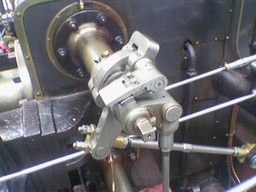
#> input picture Assignment1/valve.png, 256 x 192 px, shrunk from 640 x 480 before the run
$ jupyter execute VIC2018_Assignment1.ipynb   (shell and % lines are left out)
#> lines starting #> are read from the running program, lines starting #| are printed output that depends on the picture
# MA3315: Introduction to Visual Computing
## Assignment 1

##### Student Name: Ayush K. Rai

This assignment has two problems.

Let us load the required libraries first.

[cell 1]
from __future__ import print_function
import cv2
import numpy as np
from PIL import Image
import matplotlib.pyplot as plt
from scipy.ndimage.filters import gaussian_filter, convolve
import random
import sys

## 1. The Canny edge detector

For the first problem, we will implement our own Canny edge detector. Recall that the Canny edge detector consists of the following steps:
* Smoothing the image using a Gaussian filter
* Computing the gradient of the image&mdash;magnitude and direction&mdash;using the Sobel operator
* Non-maximum suppression using the gradient's magnitude and direction
* Double thresholding
* Edge connectivity using hysterisis

#### 1.A Smoothing

This standard smoothing operation can be implemented using the `gaussian_filter` function found in `sklearn.ndimage`.
Alternatively, you can use the following Gaussian filter:

`G = np.array([[2, 4,  5,  2,  2],
               [4, 9,  12, 9,  4],
               [5, 12, 15, 12, 5],
               [4, 9,  12, 9,  4],
               [2, 4,  5,  4,  2]]) / 156;`

#### 1.B Gradients

Use the Sobel operators to compute $g_x$ and $g_y$. The magnitude and direction of the gradient can be computed as
$\sqrt{g_x^2 + g_y^2}$, and $\arctan\left(\frac{g_y}{g_x}\right)$

#### 1.C Non-maximum suppression

We will take a simplistic approach to non-maximum suppression. First, we quantise the gradient directions into four values&mdash;$0$, $\frac{\pi}{4}$, $\frac{\pi}{2}$, and $\frac{3\pi}{4}$. Next, we suppress gradients at all points that are not greater than the two neighbours found when moving in the direction perpendicular to the edge.

#### 1.D Doule thresholding

Double thresholding can be implemented by fixing two thresholds, `lo` and `hi`. Accordingly, we will have two *levels* of gradient magnitudes&mdash;*weak* and *strong*. Pixels where the magnitude of the gradient is greater than high will be designated *strong* points, while those where it lies between `lo` and `high` will be designated *weak*.

#### 1.E Edge connectivity

Finally, we decide on edge connectivity as follows:
* All pixels with strong gradients belong to edges, termed *definite edges*.
* All pixels with weak gradients belong to edges only if they are connected to definite edges.

Given below is a template for the Canny edge detector. Your task is to complete this function, and write any supporting functions necessary. You are, of course, free to diverge from this template, if you so wish.

[cell 2]
def canny_edge_detector(img, thresh_lo, thresh_hi):
    """
    The Canny edge detector.

    Inputs:
        img              The input image
        thresh_lo        The fraction of the maximum gradient magnitude which will
                         be considered the lo threshold.
        thresh_hi        The fraction of the maximum gradient magnitude which will
                         be considered the hi threshold. Ideally should be 2x to 3x
                         thresh_lo.

    Outputs:
        edge_img         A binary image, with pixels lying on edges marked with a 1,
                         and others with a 0.
    """
    # Smooth the image first.
    smoothed = gaussian_smoothing(img)

    # Find gradient magnitude and direction
    g_magnitude, g_dir_Quantized = gradient(smoothed)

    # Non-maximum suppression
    g_max = non_maximum_suppression(g_magnitude, g_dir_Quantized)

    # Double thresholding
    thresh_img, strongEdges  = double_thresholding(g_max,thresh_lo,thresh_hi)

    # Final edge connectivity
    edge_img  = connectivity(thresh_img,strongEdges)

    # Return the result
    return edge_img

def gaussian_smoothing(img):
    #Using Gaussian blur to reduce noise in the Image
    out_img = gaussian_filter(img,sigma=3)
    return out_img

def gradient(img):
    #Using Sobel Filters to get horizontal and vertical gradients of the Image
    sobel_horz_filter = np.array([[-1,0,1],[-2,0,2],[-1,0,1]])
    sobel_vert_filter = np.array([[1,2,1],[0,0,0],[-1,-2,-1]])

    img_horz_grad = convolve(img,sobel_horz_filter)
    img_vert_grad = convolve(img,sobel_vert_filter)

    grad_magnitude = np.power(np.power(img_horz_grad, 2.0) + np.power(img_vert_grad, 2.0), 0.5)
    grad_direction = np.arctan2(img_vert_grad, img_horz_grad)
    grad_direction_quantized = (np.round(grad_direction * (4.0 / np.pi))) % 4

    # [8 lines of commented-out code are left out]

    return grad_magnitude, grad_direction_quantized

def non_maximum_suppression(g_magnitude,g_dir):
    g_suppressed = g_magnitude.copy()
    for row in range(g_magnitude.shape[0]):
        for col in range(g_magnitude.shape[1]):

            #Suppressing the pixel values at the image edge
            if row == 0 or row == g_magnitude.shape[0]-1 or col == 0 or col == g_magnitude.shape[1] - 1:
                g_suppressed[row, col] = 0
                continue

            tq = g_dir[row, col] #% 4

            if tq == 0: #0 if the gradient direction is 0 or 180 degrees
                if g_magnitude[row, col] <= g_magnitude[row, col-1] or g_magnitude[row, col] <= g_magnitude[row, col+1]:
                    g_suppressed[row, col] = 0
            if tq == 1: #1 if the gradient direction is 45 or 225 degrees
                if g_magnitude[row, col] <= g_magnitude[row-1, col+1] or g_magnitude[row, col] <= g_magnitude[row+1, col-1]:
                    g_suppressed[row, col] = 0
            if tq == 2: #2 if the gradient direction is 90 or 270 degrees
                if g_magnitude[row, col] <= g_magnitude[row-1, col] or g_magnitude[row, col] <= g_magnitude[row+1, col]:
                    g_suppressed[row, col] = 0
            if tq == 3: #3 if the gradient direction is 135 or 315 degrees
                if g_magnitude[row, col] <= g_magnitude[row-1, col-1] or g_magnitude[row, col] <= g_magnitude[row+1, col+1]:
                    g_suppressed[row, col] = 0

    return g_suppressed

def double_thresholding(g_suppressed,thresh_lo,thresh_hi):

    strong_edges = (g_suppressed > thresh_hi)

    #Strong Edges will have a value of 2, Weak Edges will have a value of 1
    thresholded_edges = np.array(strong_edges, dtype=np.uint8) + (g_suppressed > thresh_lo)

    return thresholded_edges, strong_edges

def connectivity(thresh_edges,strong_edges):
    '''
    Here we can apply connected component analysis.
    Refer to : https://en.wikipedia.org/wiki/Connected-component_labeling
    '''
    final_edges = strong_edges.copy()
    current_pixels = []
    for row in range(1, thresh_edges.shape[0]-1):
        for col in range(1, thresh_edges.shape[1]-1):
            #Checking whether the pixel belongs to the category of Weak Pixels
            if thresh_edges[row, col] != 1:
                continue

            #Get a patch of size
            local_patch = thresh_edges[row-1:row+2,col-1:col+2]
            patch_max = local_patch.max()
            if patch_max == 2:
                current_pixels.append((row, col))
                final_edges[row, col] = 1

    #Extending the strong edges based on current pixel values
    while len(current_pixels) > 0:
        new_pix = []
        for row, col in current_pixels:
            for x in range(-1, 2):
                for y in range(-1, 2):
                    if x == 0 and y == 0: continue
                    row_2 = row+x
                    col_2 = col+y
                    if thresh_edges[row_2, col_2] == 1 and final_edges[row_2, col_2] == 0:
                        new_pix.append((row_2, col_2))
                        final_edges[row_2, col_2] = 1
        current_pixels = new_pix

    return final_edges

Now test the code on a sample image&mdash;

[cell 3]
img   = cv2.imread('valve.png')
#> img is the input picture: shape (192, 256, 3); mean B, G, R 108.9, 104.8, 106.3
img   = cv2.cvtColor(img, cv2.COLOR_RGB2GRAY)
#> img: shape (192, 256)

thresh_hi = 0.10
thresh_lo = 0.005

img = np.array(img, dtype=float)/np.max(img)


edges = canny_edge_detector(img,thresh_lo,thresh_hi)
#> in double_thresholding, `strong_edges = (g_suppressed > thresh_hi)`:
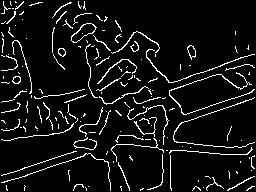
#> strong_edges: shape (192, 256) bool; 7.2% white in thin lines or dots
#> after the loop in connectivity, `for row in range(1, thresh_edges.shape[0]-1):`:
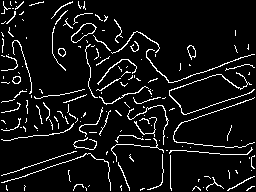
#> final_edges: shape (192, 256) bool; 7.4% white in thin lines or dots
#> after the loop in connectivity, `for row in range(1, thresh_edges.shape[0]-1):`: current_pixels = 76 pairs, first value 1 to 188, second value 15 to 248
#> the loop in connectivity, `while len(current_pixels) > 0:` made 50 passes
#> current_pixels on passes 11, 12, 17, 18, 19, 20, 21, 22, 23, 24, 25, 26: [(29, 46), (19, 235), (33, 249), (172, 132), (174, 92)], [(30, 45), (18, 236), (32, 250), (173, 132), (173, 92)], [(35, 45), (13, 237), (27, 251), (178, 134), (168, 90)], [(36, 45), (12, 237), (26, 252), (179, 134), (167, 91)], [(37, 44), (11, 237), (25, 252), (180, 134), (180, 135)], [(38, 44), (10, 237), (24, 252), (181, 135), (181, 136)], [(39, 44), (9, 237), (23, 252), (182, 136), (182, 137)], [(40, 44), (8, 237), (22, 252), (183, 137), (183, 138)], [(41, 44), (7, 237), (21, 252), (184, 138), (184, 139)], [(42, 44), (6, 237), (20, 252), (185, 139)], [(43, 44), (5, 237), (19, 252)], [(44, 44), (4, 237), (18, 252)]
#> after the loop in connectivity, `while len(current_pixels) > 0:`:
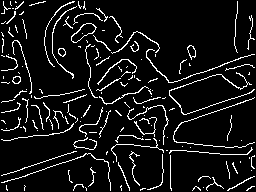
#> final_edges: shape (192, 256) bool; 8.2% white in thin lines or dots

plt.figure(figsize=(12,6))

plt.subplot(1, 2, 1)
plt.imshow(img,cmap='gray')
plt.axis('off')
plt.title('Original')

plt.subplot(1, 2, 2)
plt.imshow(edges,cmap='gray')
plt.axis('off')
plt.title('Found edges')

plt.show()

### Comparing the Results with Opencv Inbuilt Canny Edge Detector

[cell 4]
img = cv2.imread('valve.png',0)
#> img: shape (192, 256); min 16, max 255, mean 105.2

edges = cv2.Canny(img,80,150)
#> edges: shape (192, 256); 14.6% white in thin lines or dots

plt.figure(figsize=(12,6))

plt.subplot(1, 2, 1)
plt.imshow(img,cmap='gray')
plt.axis('off')
plt.title('Original')

plt.subplot(1, 2, 2)
plt.imshow(edges,cmap='gray')
plt.axis('off')
plt.title('Found edges')

plt.show()

## 2. Stitching two images

For this problem, you are given two images&mdash;`left.png` and `right.png`, which were extracted from a bigger image. All we know is that `left.png` lies to the left and a bit above of `right.png`, and there is an overlapping region between the two. Your task will be to *stitch* these images together so that you can form a bigger image out of two smaller images.

Let us load the images first.

[cell 5]
left_img   = cv2.imread('left.png')
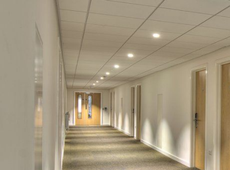
#> input picture Assignment1/left.png, 230 x 170 px, shrunk from 575 x 425 before the run
#> left_img is the input picture: shape (170, 230, 3); mean B, G, R 125.8, 149.9, 163.2
left_img_gray   = cv2.cvtColor(left_img, cv2.COLOR_RGB2GRAY)

right_img  = cv2.imread('right.png')
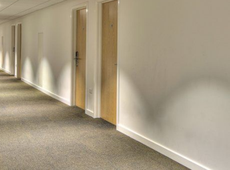
#> input picture Assignment1/right.png, 230 x 170 px, shrunk from 575 x 425 before the run
#> right_img is the input picture: shape (170, 230, 3); mean B, G, R 131.2, 154.2, 167
right_img_gray  = cv2.cvtColor(right_img, cv2.COLOR_RGB2GRAY)

plt.figure(figsize=(12,6))

plt.subplot(1, 2, 1)
plt.imshow(left_img_gray, cmap='gray')
plt.axis('off')
plt.title('Left')

plt.subplot(1, 2, 2)
plt.imshow(right_img_gray, cmap='gray')
plt.axis('off')
plt.title('Right')

plt.show()

We will try to solve this problem using the Harris corner detector and the RANdom SAmple Consensus (RANSAC) algorithm.

The steps are the following&mdash;
* Find corner points in both images using the Harris corner detector.
* Choose a random pair of points&mdash;one from the left image, and the other from the right.
* We will assume that this pair represents the same location in the scene in both images. This gives a translation vector, so the we can superimpose this point in the right image onto the left image.
* The translation gives us an overlapping region, which can be given a similarity score.
* If we keep choosing this pair of points randomly, we can keep improving our similarity score until we have found the best match.

Your task now is the complete the following code.

[cell 6]
def stitch_images(left, right, max_tries=10000):
    # Find corner points
    corners_left, img1  = harris_corner_detector(left)
    corners_right, img2 = harris_corner_detector(right)

    max_tries = min(len(corners_left),len(corners_right))

    plt.figure(figsize=(12,6))
    plt.imshow(img1, cmap='gray')
    plt.axis('off')
    plt.title('Harris Corners on Left Image')
    plt.show()

    plt.figure(figsize=(12,6))
    plt.imshow(img2, cmap='gray')
    plt.axis('off')
    plt.title('Harris Corners Right Image')
    plt.show()

    best_error = 255*left.shape[0]*left.shape[1]
    x_best_trans = None
    y_best_trans = None

    for n_try in range(max_tries):
        # Choose two points randomly
        c_left, c_right  = find_random_pair(corners_left, corners_right)

        if len(c_left)!=2 or len(c_right)!=2:
            continue

        # Get translation vector
        x_trans, y_trans = find_translation_vector(c_left, c_right)

        # Translate the right coordinate into left image
        c_right_translated = translate_point(c_right,x_trans,y_trans)

        # [9 lines of commented-out code are left out]
        if(c_right_translated[0] >= left_img_gray.shape[0] or c_right_translated[0] <= 0 or c_right_translated[1] >= left_img_gray.shape[1] or c_right_translated[1] <= 0 or c_left[0] >= left_img_gray.shape[0] or c_left[0] <= 0 or c_left[1] >= left_img_gray.shape[1] or c_left[1] <= 0):
            continue


        # Compute resulting error.
        this_error = compute_error(left,c_left,c_right_translated)

        # [5 lines of commented-out code are left out]

        if this_error < best_error:
            best_error = this_error
            x_best_trans, y_best_trans = x_trans, y_trans

    # Get Homography Matrix
    print('--Best X Trans--')
    print(x_best_trans)

    print('--Best Y Trans--')
    print(y_best_trans)

    print('--Best Error--')
    print(best_error)

    homography_matrix = get_homography_matrix(x_best_trans,y_best_trans)

    #Perform Image Warping
    stitched_image = get_warp_image(homography_matrix,right)

    stitched_image[0:left.shape[0], 0:left.shape[1]] = left

    return stitched_image

def find_random_pair(corners_left,corners_right):

    left_corner_point = random.choice(corners_left)
    right_corner_point = random.choice(corners_right)

    if len(left_corner_point)!=3 or len(right_corner_point)!=3:
        return [],[]

    # Deleting the corner response
    del left_corner_point[-1]
    del right_corner_point[-1]

    return left_corner_point, right_corner_point

def find_translation_vector(left_corner_point,right_corner_point):
    '''This function finds the translation vector'''
    #print(left_corner_point)
    #print(right_corner_point)

    tx = left_corner_point[0] - right_corner_point[0]
    ty = left_corner_point[1] - right_corner_point[1]

    return tx,ty

def compute_error(left_img_gray,c_left,c_right_translated,window_size=2):
    '''Computing the Error of the overlapping region (Sum of Squared Distance or SSD) by taking a window around
    the point in left image and subsequently around translated point from the right image into left image'''
    #print(c_left)
    #print(c_right_translated)

    #Checking whether the overlapping region lies inside the image
    left_img_gray = np.array(left_img_gray, dtype=float)

    if(c_left[0]-window_size > 0 and c_left[0]+window_size < left_img_gray.shape[0] and c_left[1]-window_size > 0 and c_left[1]+window_size < left_img_gray.shape[1] and c_right_translated[0]-window_size > 0 and c_right_translated[0]+window_size < left_img_gray.shape[0] and c_right_translated[1]-window_size > 0 and c_right_translated[1]+window_size < left_img_gray.shape[1]):
        region1 = left_img_gray[c_left[0]-window_size:c_left[0]+window_size,c_left[1]-window_size:c_left[1]+window_size]
        region2 = left_img_gray[c_right_translated[0]-window_size:c_right_translated[0]+window_size,c_right_translated[1]-window_size:c_right_translated[1]+window_size]
        error = np.sum((region1-region2)**2)
        return error

    else:
        # Return infinity
        return np.inf


def harris_corner_detector(img, window_size=3, k=0.08, thresh=150):

    #Find x and y derivatives
    dy, dx = np.gradient(img)
    Ixx = dx**2
    Ixy = dy*dx
    Iyy = dy**2
    height = img.shape[0]
    width = img.shape[1]

    cornerList = []

    color_img = img.copy()

    #Offset is taken as half of the window size
    offset = int(window_size/2)

    #Loop through image and find the corners
    print("Finding Harris Corners...")
    for y in range(offset, height-offset):
        for x in range(offset, width-offset):
            #Calculate sum of squares
            windowIxx = Ixx[y-offset:y+offset+1, x-offset:x+offset+1]
            windowIxy = Ixy[y-offset:y+offset+1, x-offset:x+offset+1]
            windowIyy = Iyy[y-offset:y+offset+1, x-offset:x+offset+1]
            Sxx = windowIxx.sum()
            Sxy = windowIxy.sum()
            Syy = windowIyy.sum()

            #Find determinant and trace, use to get corner response
            det = (Sxx * Syy) - (Sxy**2)
            trace = Sxx + Syy

            # r is the corner response
            r = det - k*(trace**2)

            #If response of the corner is over threshold, color the point and add to corner list
            if r > thresh:
                #print(x, y, r)
                cornerList.append([x, y, r])
                color_img.itemset((y, x), 0)
    return cornerList, color_img

def translate_point(c_right,x_trans,y_trans):

    '''Translate the point in right image into left image'''

    #print('--c-right--')
    #print(c_right)

    #Computing the translation matrix
    T = np.array([[1, 0, x_trans], [0, 1, y_trans], [0, 0, 1]])
    c_right.append(1)
    c_right = np.array(c_right).reshape(3,1)

    c_right_translated = np.dot(T,c_right).tolist()
    c_right_translated_flattened = [y for x in c_right_translated for y in x]

    # deleting the corner response
    del c_right_translated_flattened[-1]

    #print('--c-right translated--')
    #print(c_right_translated_flattened)

    return c_right_translated_flattened

def get_homography_matrix(x_best_trans,y_best_trans):
    '''For computing the homography matrix, I am just substituting H(1,3)=x_best_trans and H(2,3)=y_best_trans'''
    H = np.array([[1, 0, x_best_trans], [0, 1, y_best_trans], [0, 0, 1]])
    print('--Homography Matrix--')
    print(H)
    return H

def get_warp_image(homography_matrix,img):
    '''Performing Perspective Transformation using Homography Matrix H'''
    homography_matrix = homography_matrix.astype(np.float32)
    img = img.astype(np.float32)
    warp_image = cv2.warpPerspective(img, homography_matrix, (img.shape[1]+img.shape[1], img.shape[0]))
    return warp_image

##### Since the matching is done by selecting Random Points, the output changes as we run the code multiple times.

[cell 7]
stitched_image = stitch_images(left_img_gray,right_img_gray)
#> after the loop in harris_corner_detector, `for y in range(offset, height-offset):`:
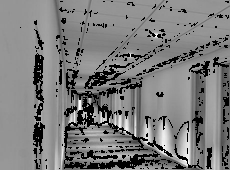
#> color_img: shape (170, 230); min 0, max 255, mean 123.5
#> after the loop in harris_corner_detector, `for y in range(offset, height-offset):`: cornerList = 5658 items, first 6: [60, 1, 168.7], [61, 1, 228.5], [62, 1, 188.2], [103, 1, 179.5], [104, 1, 547.2], [111, 1, 1108.2]
#> in stitch_images, `corners_left, img1  = harris_corner_detector(left)`: corners_left has the same summary as cornerList in harris_corner_detector
#> call 2 of harris_corner_detector, with window_size = 3, k = 0.08, thresh = 150
#> in harris_corner_detector (call 2), `dy, dx = np.gradient(img)`:
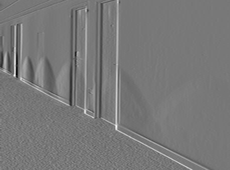
#> dx: shape (170, 230) float64; min -67, max 74.5, mean 0; drawn with min black and max white
#> in harris_corner_detector (call 2), `Ixy = dy*dx`:
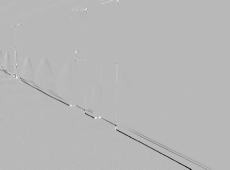
#> Ixy: shape (170, 230) float64; min -3157, max 1200, mean -10.5; drawn with min black and max white
#> after the loop in harris_corner_detector (call 2), `for y in range(offset, height-offset):`:
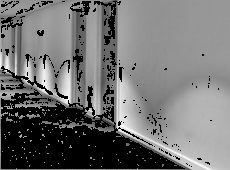
#> color_img: shape (170, 230); min 0, max 252, mean 113.4
#> after the loop in harris_corner_detector (call 2), `for y in range(offset, height-offset):`: cornerList = 9960 items, first 6: [3, 1, 206.8], [11, 1, 254.9], [12, 1, 602.7], [14, 1, 6052.3], [16, 1, 25125.7], [17, 1, 11812.5]
#> in stitch_images, `corners_right, img2 = harris_corner_detector(right)`: corners_right has the same summary as cornerList in harris_corner_detector
#> in stitch_images, `max_tries = min(len(corners_left),len(corners_right))`: max_tries = 5658
#> the loop in stitch_images, `for n_try in range(max_tries):` made 5658 passes
#> (tx in find_translation_vector, ty in find_translation_vector, x_trans, y_trans, T in translate_point) on pass 1: (-45, -33, -45, -33, [[1, 0, -45], [0, 1, -33], [0, 0, 1]])
#> (tx in find_translation_vector, ty in find_translation_vector, x_trans, y_trans, T in translate_point) on passes 2 to 7: (29, -96, 29, -96, [[1, 0, 29], [0, 1, -96], [0, 0, 1]]), (83, -13, 83, -13, [[1, 0, 83], [0, 1, -13], [0, 0, 1]]), (119, -16, 119, -16, [[1, 0, 119], [0, 1, -16], [0, 0, 1]]), (-2, -8, -2, -8, [[1, 0, -2], [0, 1, -8], [0, 0, 1]]), (22, 35, 22, 35, [[1, 0, 22], [0, 1, 35], [0, 0, 1]]), (70, 35, 70, 35, [[1, 0, 70], [0, 1, 35], [0, 0, 1]])
#| -45
#| -33
#| 0.0
#| [[  1   0 -45]
#|  [  0   1 -33]
#|  [  0   0   1]]
plt.figure(figsize=(12,6))
plt.imshow(stitched_image, cmap='gray')
plt.axis('off')
plt.title('Stitched Image')
plt.show()

[cell 8]
stitched_image = stitch_images(left_img_gray,right_img_gray)
#| 2
#| -10
#| 0.0
#| [[  1   0   2]
#|  [  0   1 -10]
#|  [  0   0   1]]
plt.figure(figsize=(12,6))
plt.imshow(stitched_image, cmap='gray')
plt.axis('off')
plt.title('Stitched Image')
plt.show()

[cell 9]
stitched_image = stitch_images(left_img_gray,right_img_gray)
#| 30
#| -35
#| 0.0
#| [[  1   0  30]
#|  [  0   1 -35]
#|  [  0   0   1]]
plt.figure(figsize=(12,6))
plt.imshow(stitched_image, cmap='gray')
plt.axis('off')
plt.title('Stitched Image')
plt.show()

[cell 10]
stitched_image = stitch_images(left_img_gray,right_img_gray)
#| 9
#| -21
#| 0.0
#| [[  1   0   9]
#|  [  0   1 -21]
#|  [  0   0   1]]
plt.figure(figsize=(12,6))
plt.imshow(stitched_image, cmap='gray')
plt.axis('off')
plt.title('Stitched Image')
plt.show()

[cell 11]
stitched_image = stitch_images(left_img_gray,right_img_gray)
#| 90
#| 10
#| 0.0
#| [[ 1  0 90]
#|  [ 0  1 10]
#|  [ 0  0  1]]
#> in stitch_images (call 5), `stitched_image[0:left.shape[0], 0:left.shape[1]] = left`:
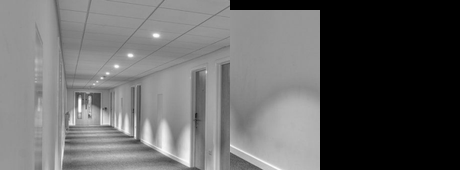
#> stitched_image: shape (170, 460) float32; min 0, max 255, mean 100.5
